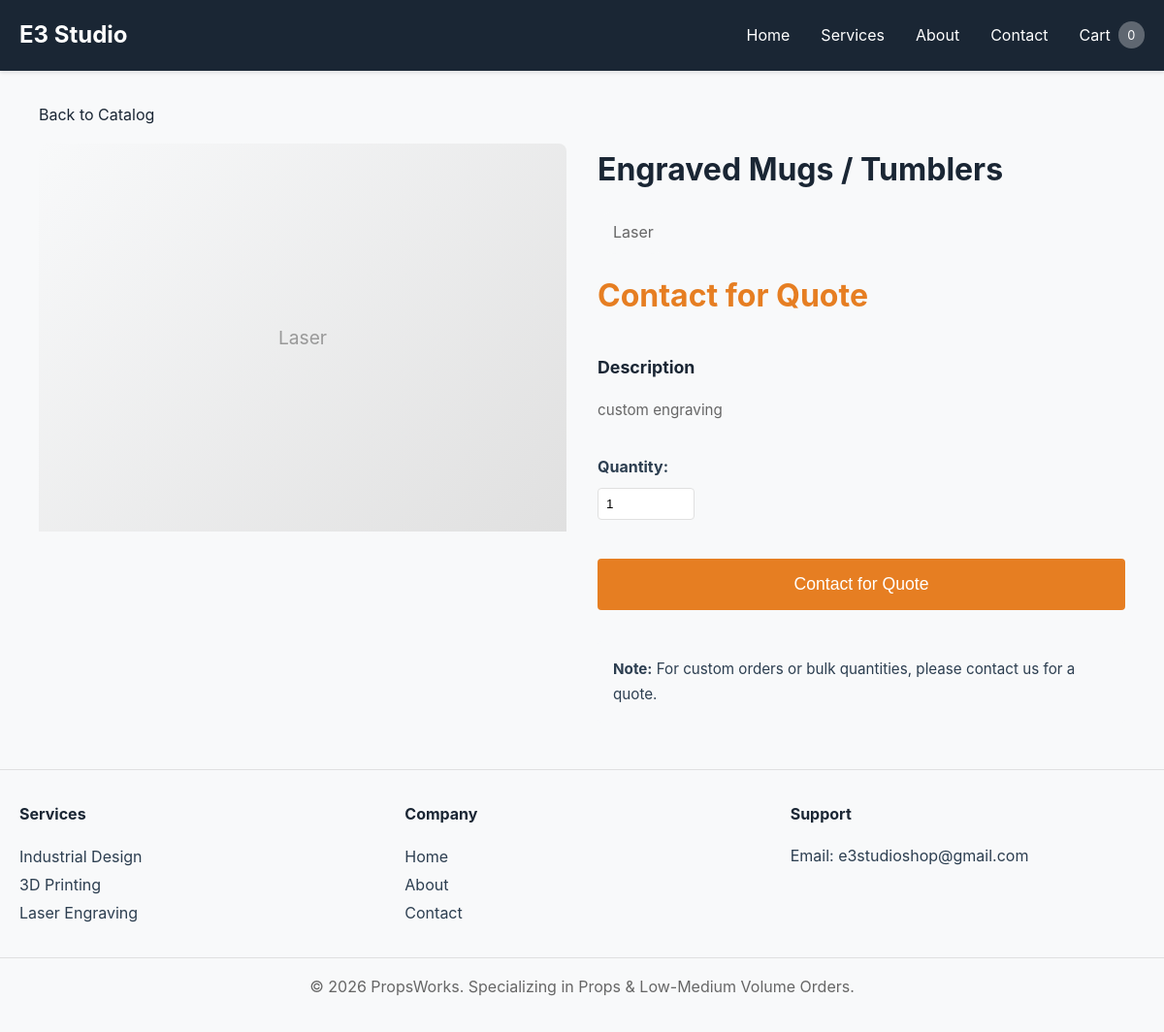
/services/engraved-mugs-tumblers, run on the app's committed database.
### app/models.py (models this page shows, shortened)
class Category(db.Model):
    __tablename__ = 'categories'
    id = db.Column(db.Integer, primary_key=True)
    name = db.Column(db.String(255), nullable=False)
    slug = db.Column(db.String(255), unique=True, nullable=False)
    parent_id = db.Column(db.Integer, db.ForeignKey('categories.id'), nullable=True)  # None for root categories
    description = db.Column(db.Text)
    order = db.Column(db.Integer, default=0)  # For sorting
    is_active = db.Column(db.Boolean, default=True)
    created_at = db.Column(db.DateTime, default=datetime.utcnow)
    children = db.relationship('Category',
                              backref=db.backref('parent', remote_side=[id]),
                              cascade='all, delete-orphan')
    services = db.relationship('Service',
                              foreign_keys='Service.category_id',
                              backref='category_obj',
                              lazy=True)
    sub_services = db.relationship('Service',
                                  foreign_keys='Service.sub_category_id',
                                  backref='sub_category_obj')

class Service(db.Model):
    __tablename__ = 'services'
    id = db.Column(db.Integer, primary_key=True)
    name = db.Column(db.String(255), nullable=False)
    slug = db.Column(db.String(255), unique=True, nullable=False)
    description = db.Column(db.Text, nullable=False)
    long_description = db.Column(db.Text)
    price_base = db.Column(db.Float, nullable=True)  # None = Contact for Quote
    category_id = db.Column(db.Integer, db.ForeignKey('categories.id'), nullable=False)  # Parent category (e.g., Industrial Design)
    sub_category_id = db.Column(db.Integer, db.ForeignKey('categories.id'), nullable=True)  # Optional sub-category (e.g., CAD)
    image_url = db.Column(db.String(500))
    is_active = db.Column(db.Boolean, default=True)
    created_at = db.Column(db.DateTime, default=datetime.utcnow)
    media_gallery = db.Column(db.JSON, default=list)  # Stores list of media: [{'type': 'photo/video', 'url': '...', 'caption': '...'}]
    bulk_pricing = db.Column(db.JSON, default=list)  # Stores bulk pricing tiers: [{'min_quantity': 10, 'price': 450}]
    variants = db.Column(db.JSON, default=list)  # Stores product variants: [{'name': 'Small', 'price': 100, 'description': '...', 'sku': '...', 'is_available': True}]
    service_options = db.relationship('ServiceOption', backref='service', lazy=True, cascade='all, delete-orphan')

### app/services.py (the view)
@services_bp.route('/<slug>')
def service_detail(slug):
    content = load_content()
    service = Service.query.filter_by(slug=slug).first_or_404()
    return render_template('services/detail.html', service=service, content=content)

### app/__init__.py (called while the page is built)
def load_content():
    root_dir = os.path.dirname(os.path.dirname(os.path.abspath(__file__)))
    content_file = os.path.join(root_dir, 'instance', 'content.json')
    if os.path.exists(content_file):
        with open(content_file, 'r') as f:
            return json.load(f)
    return {}

def create_app(config_name='development'):
    root_dir = os.path.dirname(os.path.dirname(os.path.abspath(__file__)))
    app = Flask(__name__,
                template_folder=os.path.join(root_dir, 'templates'),
                static_folder=os.path.join(root_dir, 'static'))
    if config_name == 'production':
        app.config.from_object('config.ProductionConfig')
    else:
        app.config.from_object('config.DevelopmentConfig')
    db.init_app(app)
    @app.context_processor
    def inject_content():
        return {'content': load_content()}
    from app.routes import main_bp
    from app.services import services_bp
    from app.admin import admin_bp
    app.register_blueprint(main_bp)
    app.register_blueprint(services_bp)
    app.register_blueprint(admin_bp)
    with app.app_context():
        db.create_all()
    return app

### app/services.py (called while the page is built)
def load_content():
    content_file = os.path.join(os.path.dirname(__file__), '..', 'instance', 'content.json')
    if os.path.exists(content_file):
        with open(content_file, 'r') as f:
            return json.load(f)
    return {}

### templates/services/detail.html (shortened to what this page needs)
{% extends "base.html" %}
{% block content %}
<div class="container service-detail">
    <div class="back-link">
        <a href="{{ url_for('services.catalog') }}">Back to Catalog</a>
    </div>
    <div class="detail-layout">
        <div class="detail-image">
            {% if service.image_url %}
                <img src="{{ service.image_url }}" alt="{{ service.name }}">
            {% else %}
                <div class="detail-image-placeholder">
                    <span>{{ service.category_obj.name if service.category_obj else 'Service' }}</span>
                </div>
            {% endif %}
        </div>
        <div class="detail-content">
            <h1>{{ service.name }}</h1>
            <p class="category-badge">{{ service.category_obj.name if service.category_obj else 'Service' }}</p>
            <div class="price-section">
                {% if service.price_base %}
                    <p class="price">Starting at <strong>${{ "%.2f"|format(service.price_base) }}</strong></p>
                {% else %}
                    <p class="price" style="color: #e67e22;"><strong>Contact for Quote</strong></p>
                {% endif %}
            </div>
            <div class="description">
                <h3>Description</h3>
                <p>{{ service.description }}</p>
            </div>
            <div class="quantity-section">
                <label for="quantity">Quantity:</label>
                <input type="number" id="quantity" name="quantity" min="1" value="1" class="quantity-input">
            </div>
            {% if service.price_base %}
                <button class="btn btn-primary btn-large" onclick="addToCartDetail({{ service.id }}, '{{ service.name }}')">
                    Add to Cart
                </button>
            {% else %}
                <button class="btn btn-large" style="background: #e67e22; color: white;" onclick="contactForQuote('{{ service.name }}')">
                    Contact for Quote
                </button>
            {% endif %}
            <div class="service-meta">
                <p><strong>Note:</strong> For custom orders or bulk quantities, please contact us for a quote.</p>
            </div>
        </div>
    </div>
</div>
{% endblock %}

### static/css/style.css (style rules this page uses)
:root { --primary-color: #1a2634; --secondary-color: #f8f9fa; --accent-color: #00d4ff; --text-color: #2c3e50; --text-light: #555; --border-color: #e0e0e0; --success-color: #28a745; --error-color: #dc3545; }
* { margin: 0; padding: 0; box-sizing: border-box; }
body { font-family: -apple-system, BlinkMacSystemFont, 'Segoe UI', 'Roboto', Oxygen, Ubuntu, Cantarell, sans-serif; line-height: 1.7; color: var(--text-color); background-color: var(--secondary-color); font-size: 16px; }
.container { max-width: 1200px; margin: 0 auto; padding: 0 20px; }
.btn { display: inline-block; padding: 0.75rem 1.5rem; border-radius: 4px; text-decoration: none; border: none; cursor: pointer; transition: all 0.3s; font-size: 1rem; }
.btn-large { padding: 1rem 2rem; font-size: 1.1rem; }
.description { color: #666; margin-bottom: 1rem; font-size: 0.95rem; }
.price { font-size: 1.5rem; font-weight: bold; color: var(--success-color); margin-bottom: 1rem; }
.service-detail { margin: 2rem 0; }
.back-link { margin-bottom: 1rem; }
.back-link a { color: var(--primary-color); text-decoration: none; }
.detail-layout { display: grid; grid-template-columns: 1fr 1fr; gap: 2rem; margin-bottom: 2rem; }
.detail-image { border-radius: 8px; overflow: hidden; }
.detail-image-placeholder { width: 100%; height: 400px; background: linear-gradient(135deg, var(--secondary-color), #e0e0e0); display: flex; align-items: center; justify-content: center; font-size: 1.2rem; color: #999; }
.detail-content h1 { color: var(--primary-color); margin-bottom: 1rem; }
.category-badge { display: inline-block; background-color: var(--secondary-color); padding: 0.5rem 1rem; border-radius: 20px; color: #666; margin-bottom: 1rem; }
.price-section .price { font-size: 2rem; }
.description { margin: 2rem 0; }
.description h3 { margin-bottom: 1rem; color: var(--primary-color); }
.quantity-section { margin: 1.5rem 0; }
.quantity-section label { display: block; margin-bottom: 0.5rem; font-weight: bold; }
.quantity-input { width: 100px; padding: 0.5rem; border: 1px solid var(--border-color); border-radius: 4px; }
.btn-large { width: 100%; margin-top: 1rem; }
.service-meta { margin-top: 2rem; padding: 1rem; background-color: var(--secondary-color); border-radius: 4px; font-size: 0.95rem; }

### data on the page
Category: category_obj "Laser"
Service: name "Engraved Mugs / Tumblers", description "custom engraving"

### other printed values
{{ content.site_title if content and content.site_title else 'PropsWorks' }} "E3 Studio"
{{ content.contact_email if content else 'support@propsworks.com' }} "e3studioshop@gmail.com"
